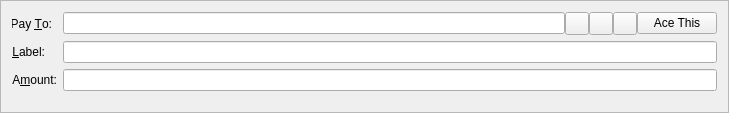
<?xml version="1.0" encoding="UTF-8"?>
<ui version="4.0">
 <class>SendCoinsEntry</class>
 <widget class="QFrame" name="SendCoinsEntry">
  <property name="geometry">
   <rect>
    <x>0</x>
    <y>0</y>
    <width>729</width>
    <height>113</height>
   </rect>
  </property>
  <property name="windowTitle">
   <string>Form</string>
  </property>
  <property name="frameShape">
   <enum>QFrame::StyledPanel</enum>
  </property>
  <property name="frameShadow">
   <enum>QFrame::Sunken</enum>
  </property>
  <layout class="QFormLayout" name="formLayout">
   <property name="fieldGrowthPolicy">
    <enum>QFormLayout::AllNonFixedFieldsGrow</enum>
   </property>
   <item row="0" column="0">
    <widget class="QLabel" name="label_2">
     <property name="text">
      <string>Pay &amp;To:</string>
     </property>
     <property name="alignment">
      <set>Qt::AlignRight|Qt::AlignTrailing|Qt::AlignVCenter</set>
     </property>
     <property name="buddy">
      <cstring>payTo</cstring>
     </property>
    </widget>
   </item>
   <item row="0" column="1">
    <layout class="QHBoxLayout" name="payToLayout">
     <property name="spacing">
      <number>0</number>
     </property>
     <item>
      <widget class="QValidatedLineEdit" name="payTo">
       <property name="toolTip">
        <string>The address to send the payment to  (e.g. 4Zo1ga6xuKuQ7JV7M9rGDoxdbYwV5zgQJ5)</string>
       </property>
       <property name="maxLength">
        <number>34</number>
       </property>
      </widget>
     </item>
     <item>
      <widget class="QToolButton" name="addressBookButton">
       <property name="toolTip">
        <string>Choose address from address book</string>
       </property>
       <property name="text">
        <string/>
       </property>
       <property name="icon">
        <iconset resource="../bitcoin.qrc">
         <normaloff>:/icons/address-book</normaloff>:/icons/address-book</iconset>
       </property>
       <property name="shortcut">
        <string>Alt+A</string>
       </property>
      </widget>
     </item>
     <item>
      <widget class="QToolButton" name="pasteButton">
       <property name="toolTip">
        <string>Paste address from clipboard</string>
       </property>
       <property name="text">
        <string/>
       </property>
       <property name="icon">
        <iconset resource="../bitcoin.qrc">
         <normaloff>:/icons/editpaste</normaloff>:/icons/editpaste</iconset>
       </property>
       <property name="shortcut">
        <string>Alt+P</string>
       </property>
      </widget>
     </item>
     <item>
      <widget class="QToolButton" name="deleteButton">
       <property name="toolTip">
        <string>Remove this recipient</string>
       </property>
       <property name="text">
        <string/>
       </property>
       <property name="icon">
        <iconset resource="../bitcoin.qrc">
         <normaloff>:/icons/remove</normaloff>:/icons/remove</iconset>
       </property>
      </widget>
     </item>
     <item>
      <widget class="QPushButton" name="acesendButton">
       <property name="text">
        <string>Ace This</string>
       </property>
      </widget>
     </item>
    </layout>
   </item>
   <item row="1" column="0">
    <widget class="QLabel" name="label_4">
     <property name="text">
      <string>&amp;Label:</string>
     </property>
     <property name="alignment">
      <set>Qt::AlignRight|Qt::AlignTrailing|Qt::AlignVCenter</set>
     </property>
     <property name="buddy">
      <cstring>addAsLabel</cstring>
     </property>
    </widget>
   </item>
   <item row="1" column="1">
    <layout class="QHBoxLayout" name="horizontalLayout_2">
     <property name="spacing">
      <number>0</number>
     </property>
     <item>
      <widget class="QValidatedLineEdit" name="addAsLabel">
       <property name="enabled">
        <bool>true</bool>
       </property>
       <property name="toolTip">
        <string>Enter a label for this address to add it to your address book</string>
       </property>
      </widget>
     </item>
    </layout>
   </item>
   <item row="2" column="0">
    <widget class="QLabel" name="label">
     <property name="text">
      <string>A&amp;mount:</string>
     </property>
     <property name="alignment">
      <set>Qt::AlignRight|Qt::AlignTrailing|Qt::AlignVCenter</set>
     </property>
     <property name="buddy">
      <cstring>payAmount</cstring>
     </property>
    </widget>
   </item>
   <item row="2" column="1">
    <widget class="BitcoinAmountField" name="payAmount"/>
   </item>
  </layout>
 </widget>
 <customwidgets>
  <customwidget>
   <class>QValidatedLineEdit</class>
   <extends>QLineEdit</extends>
   <header>qvalidatedlineedit.h</header>
  </customwidget>
  <customwidget>
   <class>BitcoinAmountField</class>
   <extends>QLineEdit</extends>
   <header>bitcoinamountfield.h</header>
   <container>1</container>
  </customwidget>
 </customwidgets>
 <resources>
  <include location="../bitcoin.qrc"/>
 </resources>
 <connections/>
</ui>
